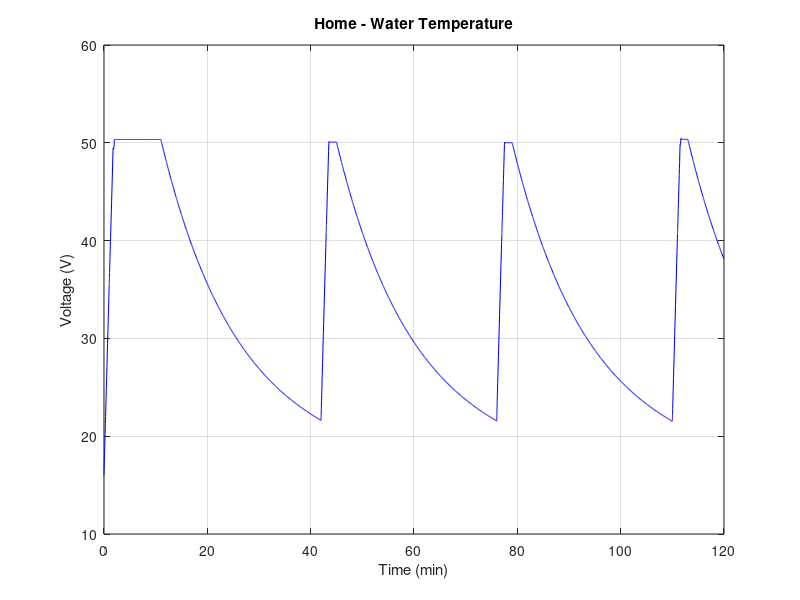
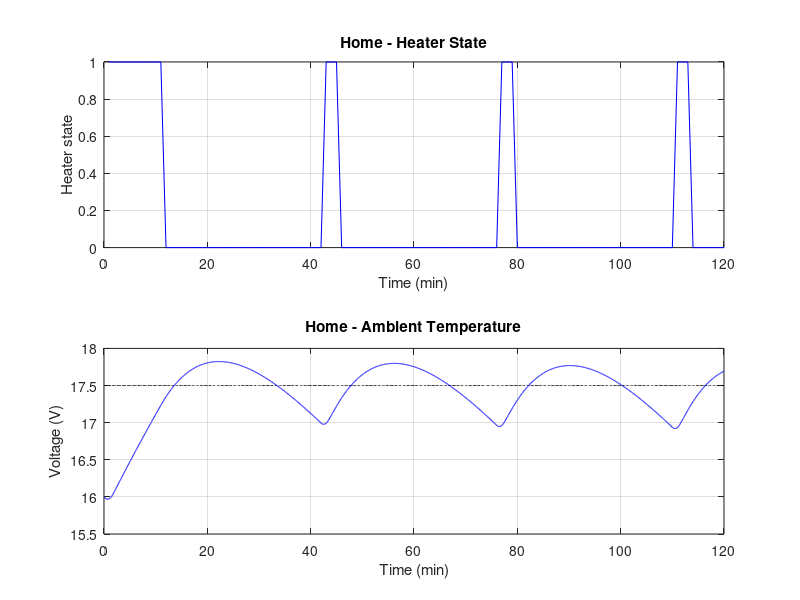

These figures' MATLAB source, in order:
% describe me
clear all;
close all;
pkg load signal;

%%
% Global variables
%%
global T_SIM_MINS = 2*60; % Simulation Time (minutes).
global T_SAMPLE = 1*60; % Sample duration (seconds). Each sample a new input
                          % value will arrive from the controller
min_samples = 3;
ode_options = odeset('RelTol', 1e-2, 
                     'AbsTol', 1e-4,
                     'MaxStep', T_SAMPLE/min_samples);

%%
% Model input signal
%%
function y = si(t)
  y = 17.5;
end

%%
% Model the controller for the home heating system.
% Receives the input signal (target temperature) and home temperature
% Outputs the heating state as 0 (off) or 1 (on).
%%
function ht_en = run_controller(T_target, T_home, t)
  global histeresis = 0; % keep a global state
  
  trig_delta = 0.5; % delta for trigger operation
  overshoot_factor = 0.7; % from 0 to 1 compensates for overshoot
  
  ht_en = 1;
  
  if (T_home > T_target - (histeresis*trig_delta))
    ht_en = 0;
    histeresis = 1;
  elseif (T_home <= T_target - (histeresis*trig_delta))
    ht_en = 1;
    histeresis = overshoot_factor; % due to overshoot this works better
  else % in between keep doing what we were doing before
    ht_en = not(histeresis); % true only if equal to one
  endif
end

%%
% Model the home + heating system as a state-space representation
%
% x is in the form [Vw ; Va]
% x_dot is in the form [dVw/dt ; dVa/dt]
% heater_state can be either 0 (off) or 1 (on)
%%
function x_dot = home_ssm(t, x, heater_state)
  Cw = 3;
  Rwa = 300;
  Ca = 30;
  Ra = 350;
  MAX_WATER_TEMP = 50;
  
  I_pow = 1*heater_state;%run_controller(si(t), x(2), t); % input power (normalized)

  A = [-1/(Cw*Rwa) ,         1/(Cw*Rwa);
        1/(Ca*Rwa) , -1*(Ra + Rwa)/(Ca*Ra*Rwa)];
  x_dot = A*x + [1/Cw ; 0]*I_pow;
  
  % If we reached max water temp stop heating
  if ((x(1) >= MAX_WATER_TEMP) && (x_dot(1) > 0))
    x_dot(1) = 0;
  endif
end

x0 = [16; 16];     % Initial Conditions
t0 = 0;
tspan = [0, T_SAMPLE];
t_tot = [];
x_tot = [];
ht_tot = [];
% solve
for i = 1:(T_SIM_MINS*60/T_SAMPLE)
  ht_en = run_controller(si(t0), x0(2), t0);
  [t, x] = ode45(@(t,x) home_ssm(t,x, ht_en), tspan, x0, ode_options);
  x0 = x(end, :);
  t0 = t(end);
  tspan = [t0, t0 + T_SAMPLE];
  t_tot = [t_tot; t];
  x_tot = [x_tot; x];
  ht_tot = [ht_tot; [t0, ht_en]];
endfor

% Plot stuff
Vw = x_tot(:,1);    Va = x_tot(:,2);

figure();
plot(t_tot/60, Vw, 'b-', 'linewidth', 0.75);
grid on;
title('Home - Water Temperature');
xlabel('Time (min)'); ylabel('Voltage (V)');

figure();
subplot(2,1,1);
plot(ht_tot(:,1)/60, ht_tot(:,2), 'b-', 'linewidth', 0.75);
xlabel('Time (min)'); ylabel('Heater state');
grid on;
title('Home - Heater State');
subplot(2,1,2);
plot(t_tot/60, si(t_tot).*ones(1, length(t_tot)), 'k--', 'linewidth', 0.75);
hold on;
plot(t_tot/60, Va, 'b-', 'linewidth', 0.75);
grid on;
title('Home - Ambient Temperature');
xlabel('Time (min)'); ylabel('Voltage (V)');
energy = sum(ht_tot(:,2))
temp_avg = sum(Va) / length(Va)